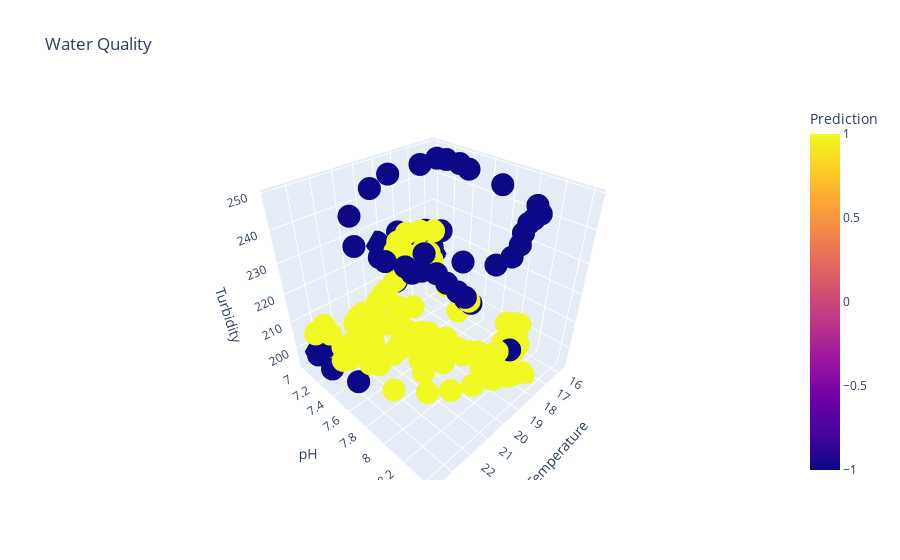

Notebook source saved alongside this figure:
### Code cell
fig = px.scatter_3d(plotData, x='Temperature', y='pH', z='Turbidity',title='Water Quality',color='Prediction')#, symbol='species')
fig.show()

### Figure 1 — Plotly figure (JSON) as saved in the notebook; plotly's stock layout.template omitted (floating-point values rounded to 4 significant figures; data arrays with more than 128 entries replaced by an {"elided": "..."} marker saying what was removed)
{"data": [{"hovertemplate": "Temperature=%{x}<br>pH=%{y}<br>Turbidity=%{z}<br>Prediction=%{marker.color}<extra></extra>", "legendgroup": "", "marker": {"color": {"elided": "169 int values"}, "coloraxis": "coloraxis", "symbol": "circle"}, "mode": "markers", "name": "", "scene": "scene", "showlegend": false, "type": "scatter3d", "x": {"elided": "169 float values"}, "y": {"elided": "169 float values"}, "z": {"elided": "169 float values"}}], "layout": {"coloraxis": {"colorbar": {"title": {"text": "Prediction"}}, "colorscale": [[0, "#0d0887"], [0.1111, "#46039f"], [0.2222, "#7201a8"], [0.3333, "#9c179e"], [0.4444, "#bd3786"], [0.5556, "#d8576b"], [0.6667, "#ed7953"], [0.7778, "#fb9f3a"], [0.8889, "#fdca26"], [1, "#f0f921"]]}, "legend": {"tracegroupgap": 0}, "scene": {"domain": {"x": [0, 1], "y": [0, 1]}, "xaxis": {"title": {"text": "Temperature"}}, "yaxis": {"title": {"text": "pH"}}, "zaxis": {"title": {"text": "Turbidity"}}}, "title": {"text": "Water Quality"}}}
